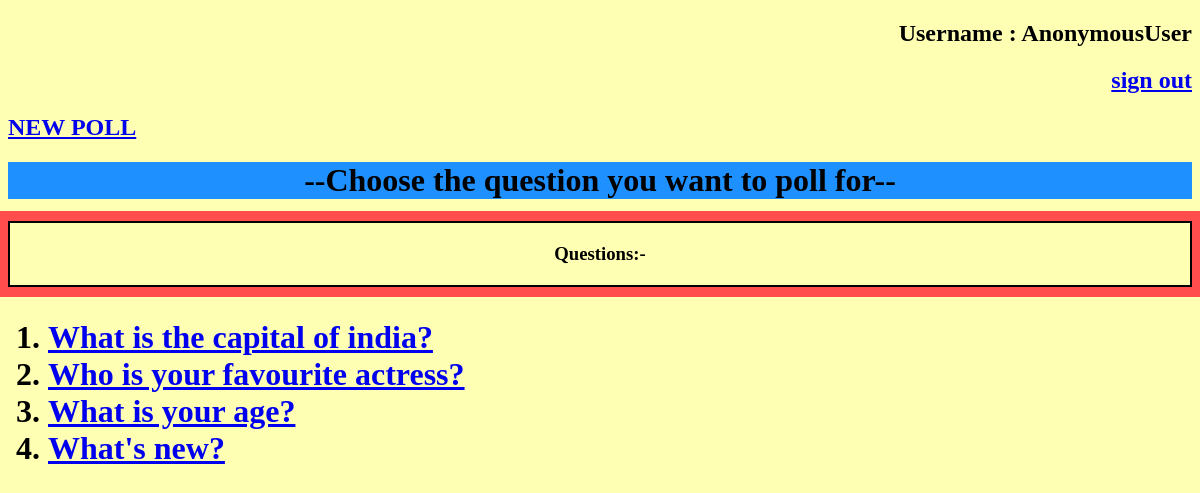
The page /polls/ on the database as committed earlier.
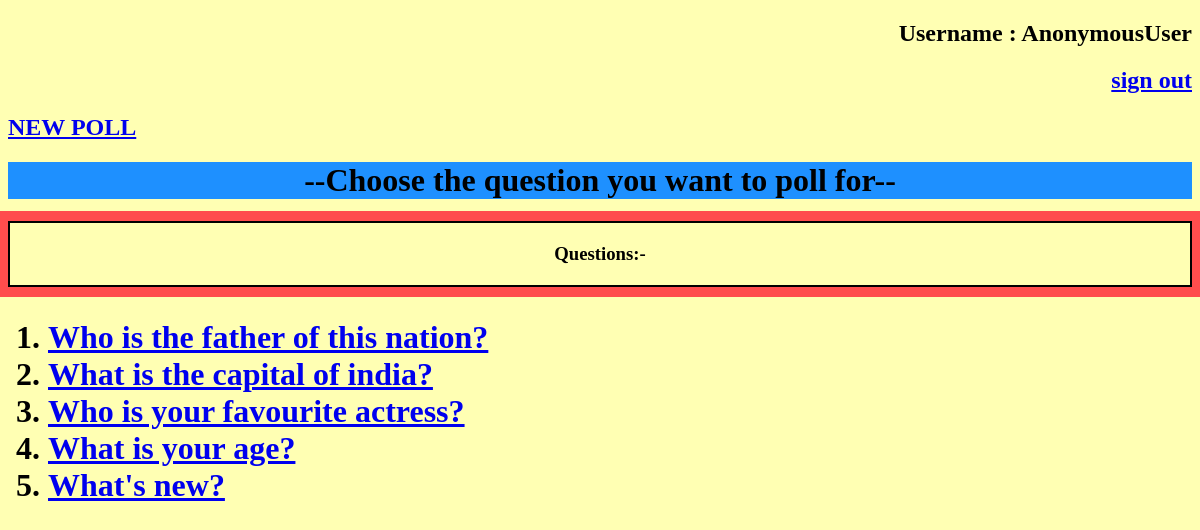
The same page on the database as committed later.
### polls/models.py (models this page shows, shortened)
class Question(models.Model):
    question_text = models.CharField(max_length=200)
    pub_date = models.DateTimeField('date published')

### polls/views.py (the view)
# urls.py: path('',TemplateView.as_view(template_name="login/index.html")),
def index(request):
    latest_question_list = Question.objects.order_by('-pub_date')[:5]
    context = {'latest_question_list': latest_question_list}
    return render(request, 'polls/index.html', context)

### polls/templates/polls/index.html (shortened to what this page needs)
<!DOCTYPE html>
<html lang="en">
<head>
</head>
<body bgcolor="#ffffb3">
    <h2 align="right">Username : {{user}}</h2>
    <h2 align="right"><a href="http://127.0.0.1:8000/">sign out</a></h2>
    <h2 align="left"><a href="http://127.0.0.1:8000/polls/addnew/add/">NEW POLL</a>
    <h1 style="background-color:DodgerBlue;"><center>--Choose the question you want to poll for--</center></h1>
    <h3>Questions:-</h3>
    {% if latest_question_list %}
    <h1>
    <ol>
    {% for question in latest_question_list %}
        <li><a href="/polls/{{ question.id }}/">{{ question.question_text }}</a></li>
    {% endfor %}
    </ol>
    </h1>
{% else %}
    <p>No polls are available.</p>
{% endif %}
</body>
</html>

Rows that differ between the two databases and show on the page:
added Question: question_text "Who is the father of this nation?"
